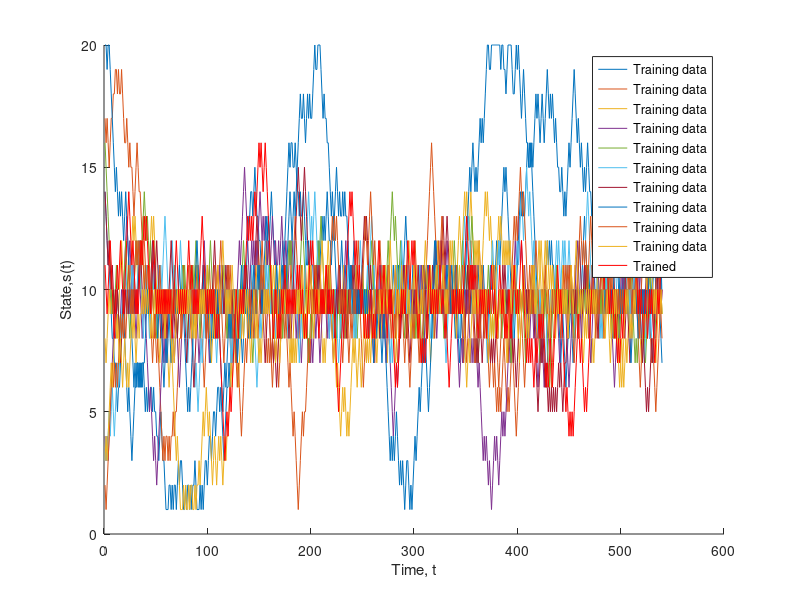
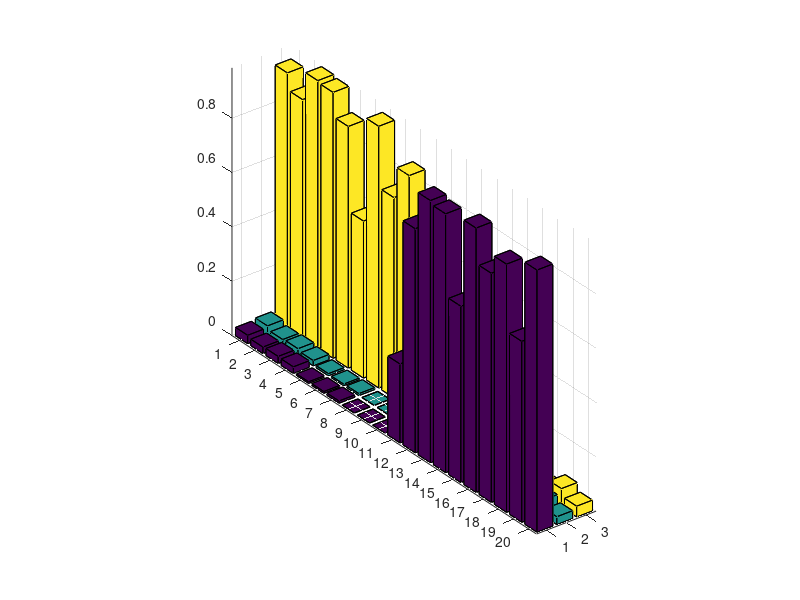

The MATLAB source for these figures, in order:
clear all;

Q=rand(20,3); xold=[];

for k=1:400,

x_ini=randi(20)

xT=10;

pfwd=0.7;

alp=0.5;

gam=0

eps0=1;eps=eps0;

N=540;

x(1)=x_ini;

for i=1:N,

    % chose an action from state x(i)

    [~,a] =  max(Q(x(i),:));

    c=rand;if c<eps, a=a; else a=randi(3);end

    eps=eps+(1-eps0)/N;

    x(i+1)=x(i)+(a-2)*randsrc(1,1,[1 -1;pfwd  1-pfwd]) ; % motion of human based on action

        if x(i+1)>=20, x(i+1)=20;end

    if x(i+1)<=1, x(i+1)=1;end

   

    [~,a_next] = max(Q(x(i+1),:));  % get future action

    if abs(x(i+1)-xT)< abs(x(i)-xT), r(i)=0;

    else r(i)=-1; end

    Q(x(i),a)=Q(x(i),a)+alp*(r(i)+gam*Q(x(i+1),a_next)-Q(x(i),a));

xold(k,i)=x(i);

end

 

end

x(1)=randi(20); %randi([min(xold) max(xold)]);

 

for i=1:N,

    % chose an action from state x(i)

    [~,a] = max(Q(x(i),:));

    x(i+1)=x(i)+(a-2)*randsrc(1,1,[1 -1;pfwd  1-pfwd]); % motion of human based on action

        if x(i+1)>=20, x(i+1)=20;end

    if x(i+1)<=1, x(i+1)=1;end

    [~,a_next] = max(Q(x(i+1),:));  % get future action

    if abs(x(i+1)-xT)< abs(x(i)-xT), r(i)=0;

    else r(i)=-1; end

    Q(x(i),a)=Q(x(i),a)+alp*(r(i)+gam*Q(x(i+1),a_next)-Q(x(i),a));

end

%figure; hold

%stairs(xold,'b');stairs(x);legend('Training Data','Trained Sys. w New IC-s.');shg

 

figure

hold

for k=1:10,plot(xold(k,:));end

plot(x,'r')

legend({'Training data','Training data','Training data','Training data','Training data','Training data','Training data','Training data','Training data','Training data', 'Trained'})

xlabel('Time, t');ylabel('State,s(t)')

shg

figure

bar3(Q+1);shg